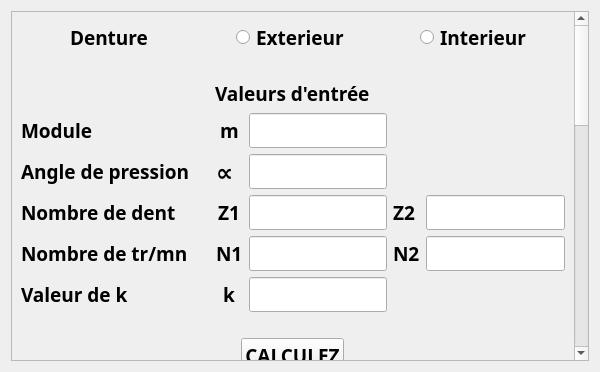
<?xml version="1.0" encoding="UTF-8"?>
<ui version="4.0">
 <class>denture_droite_ch1</class>
 <widget class="QWidget" name="denture_droite_ch1">
  <property name="geometry">
   <rect>
    <x>0</x>
    <y>0</y>
    <width>600</width>
    <height>372</height>
   </rect>
  </property>
  <property name="windowTitle">
   <string>Denture droite</string>
  </property>
  <layout class="QGridLayout" name="gridLayout_4">
   <item row="0" column="0">
    <widget class="QScrollArea" name="scrollArea">
     <property name="font">
      <font>
       <pointsize>14</pointsize>
      </font>
     </property>
     <property name="widgetResizable">
      <bool>true</bool>
     </property>
     <widget class="QWidget" name="scrollAreaWidgetContents_2">
      <property name="geometry">
       <rect>
        <x>0</x>
        <y>0</y>
        <width>573</width>
        <height>846</height>
       </rect>
      </property>
      <layout class="QGridLayout" name="gridLayout_3">
       <item row="2" column="0">
        <spacer name="horizontalSpacer_5">
         <property name="orientation">
          <enum>Qt::Horizontal</enum>
         </property>
         <property name="sizeHint" stdset="0">
          <size>
           <width>40</width>
           <height>20</height>
          </size>
         </property>
        </spacer>
       </item>
       <item row="3" column="0" alignment="Qt::AlignHCenter">
        <widget class="QPushButton" name="pushButton_2">
         <property name="font">
          <font>
           <family>Arial Black</family>
           <weight>75</weight>
           <bold>true</bold>
          </font>
         </property>
         <property name="text">
          <string>RETOUR</string>
         </property>
        </widget>
       </item>
       <item row="0" column="0">
        <layout class="QVBoxLayout" name="verticalLayout_8">
         <item>
          <layout class="QVBoxLayout" name="verticalLayout_7">
           <item>
            <layout class="QVBoxLayout" name="verticalLayout_6">
             <item>
              <layout class="QVBoxLayout" name="verticalLayout_5">
               <item>
                <layout class="QVBoxLayout" name="verticalLayout_4">
                 <item>
                  <layout class="QHBoxLayout" name="horizontalLayout">
                   <item alignment="Qt::AlignHCenter">
                    <widget class="QLabel" name="label">
                     <property name="font">
                      <font>
                       <family>Arial Black</family>
                       <pointsize>14</pointsize>
                       <weight>75</weight>
                       <bold>true</bold>
                      </font>
                     </property>
                     <property name="text">
                      <string>Denture</string>
                     </property>
                    </widget>
                   </item>
                   <item alignment="Qt::AlignHCenter">
                    <widget class="QRadioButton" name="radioButton1_ch1">
                     <property name="font">
                      <font>
                       <family>Arial Black</family>
                       <pointsize>14</pointsize>
                       <weight>75</weight>
                       <bold>true</bold>
                      </font>
                     </property>
                     <property name="text">
                      <string>Exterieur</string>
                     </property>
                    </widget>
                   </item>
                   <item alignment="Qt::AlignHCenter">
                    <widget class="QRadioButton" name="radioButton2_ch1">
                     <property name="font">
                      <font>
                       <family>Arial Black</family>
                       <pointsize>14</pointsize>
                       <weight>75</weight>
                       <bold>true</bold>
                      </font>
                     </property>
                     <property name="text">
                      <string>Interieur</string>
                     </property>
                    </widget>
                   </item>
                  </layout>
                 </item>
                 <item>
                  <spacer name="horizontalSpacer">
                   <property name="font">
                    <font>
                     <pointsize>14</pointsize>
                    </font>
                   </property>
                   <property name="orientation">
                    <enum>Qt::Horizontal</enum>
                   </property>
                   <property name="sizeHint" stdset="0">
                    <size>
                     <width>40</width>
                     <height>20</height>
                    </size>
                   </property>
                  </spacer>
                 </item>
                 <item alignment="Qt::AlignHCenter">
                  <widget class="QLabel" name="label_2">
                   <property name="font">
                    <font>
                     <family>Arial Black</family>
                     <pointsize>14</pointsize>
                     <weight>75</weight>
                     <bold>true</bold>
                    </font>
                   </property>
                   <property name="text">
                    <string>Valeurs d'entrée</string>
                   </property>
                  </widget>
                 </item>
                </layout>
               </item>
               <item>
                <layout class="QHBoxLayout" name="horizontalLayout_2">
                 <item>
                  <layout class="QVBoxLayout" name="verticalLayout_3">
                   <item>
                    <widget class="QLabel" name="label_3">
                     <property name="font">
                      <font>
                       <family>Arial Black</family>
                       <pointsize>14</pointsize>
                       <weight>75</weight>
                       <bold>true</bold>
                      </font>
                     </property>
                     <property name="text">
                      <string>Module</string>
                     </property>
                    </widget>
                   </item>
                   <item>
                    <widget class="QLabel" name="label_4">
                     <property name="font">
                      <font>
                       <family>Arial Black</family>
                       <pointsize>14</pointsize>
                       <weight>75</weight>
                       <bold>true</bold>
                      </font>
                     </property>
                     <property name="text">
                      <string>Angle de pression</string>
                     </property>
                    </widget>
                   </item>
                   <item>
                    <widget class="QLabel" name="label_5">
                     <property name="font">
                      <font>
                       <family>Arial Black</family>
                       <pointsize>14</pointsize>
                       <weight>75</weight>
                       <bold>true</bold>
                      </font>
                     </property>
                     <property name="text">
                      <string>Nombre de dent</string>
                     </property>
                    </widget>
                   </item>
                   <item>
                    <widget class="QLabel" name="label_6">
                     <property name="font">
                      <font>
                       <family>Arial Black</family>
                       <pointsize>14</pointsize>
                       <weight>75</weight>
                       <bold>true</bold>
                      </font>
                     </property>
                     <property name="text">
                      <string>Nombre de tr/mn</string>
                     </property>
                    </widget>
                   </item>
                   <item>
                    <widget class="QLabel" name="label_7">
                     <property name="font">
                      <font>
                       <family>Arial Black</family>
                       <pointsize>14</pointsize>
                       <weight>75</weight>
                       <bold>true</bold>
                      </font>
                     </property>
                     <property name="text">
                      <string>Valeur de k</string>
                     </property>
                    </widget>
                   </item>
                  </layout>
                 </item>
                 <item>
                  <spacer name="verticalSpacer">
                   <property name="font">
                    <font>
                     <pointsize>14</pointsize>
                    </font>
                   </property>
                   <property name="orientation">
                    <enum>Qt::Vertical</enum>
                   </property>
                   <property name="sizeHint" stdset="0">
                    <size>
                     <width>20</width>
                     <height>40</height>
                    </size>
                   </property>
                  </spacer>
                 </item>
                 <item>
                  <layout class="QGridLayout" name="gridLayout_2">
                   <item row="4" column="1">
                    <widget class="QLineEdit" name="lineEdit_5_k">
                     <property name="font">
                      <font>
                       <family>Arial Black</family>
                       <pointsize>14</pointsize>
                       <weight>75</weight>
                       <bold>true</bold>
                      </font>
                     </property>
                     <property name="text">
                      <string/>
                     </property>
                    </widget>
                   </item>
                   <item row="2" column="1">
                    <widget class="QLineEdit" name="lineEdit_7_Z1">
                     <property name="font">
                      <font>
                       <family>Arial Black</family>
                       <pointsize>14</pointsize>
                       <weight>75</weight>
                       <bold>true</bold>
                      </font>
                     </property>
                    </widget>
                   </item>
                   <item row="2" column="0" alignment="Qt::AlignHCenter">
                    <widget class="QLabel" name="label_30">
                     <property name="font">
                      <font>
                       <family>Arial Black</family>
                       <pointsize>14</pointsize>
                       <weight>75</weight>
                       <bold>true</bold>
                      </font>
                     </property>
                     <property name="text">
                      <string>Z1</string>
                     </property>
                    </widget>
                   </item>
                   <item row="4" column="0" alignment="Qt::AlignHCenter">
                    <widget class="QLabel" name="label_34">
                     <property name="font">
                      <font>
                       <family>Arial Black</family>
                       <pointsize>14</pointsize>
                       <weight>75</weight>
                       <bold>true</bold>
                      </font>
                     </property>
                     <property name="text">
                      <string>k</string>
                     </property>
                    </widget>
                   </item>
                   <item row="3" column="1">
                    <widget class="QLineEdit" name="lineEdit_13_N1">
                     <property name="font">
                      <font>
                       <family>Arial Black</family>
                       <pointsize>14</pointsize>
                       <weight>75</weight>
                       <bold>true</bold>
                      </font>
                     </property>
                    </widget>
                   </item>
                   <item row="3" column="0" alignment="Qt::AlignHCenter">
                    <widget class="QLabel" name="label_33">
                     <property name="font">
                      <font>
                       <family>Arial Black</family>
                       <pointsize>14</pointsize>
                       <weight>75</weight>
                       <bold>true</bold>
                      </font>
                     </property>
                     <property name="text">
                      <string>N1</string>
                     </property>
                    </widget>
                   </item>
                   <item row="0" column="0" alignment="Qt::AlignHCenter">
                    <widget class="QLabel" name="label_25">
                     <property name="font">
                      <font>
                       <family>Arial Black</family>
                       <pointsize>14</pointsize>
                       <weight>75</weight>
                       <bold>true</bold>
                      </font>
                     </property>
                     <property name="text">
                      <string>m</string>
                     </property>
                    </widget>
                   </item>
                   <item row="0" column="1">
                    <widget class="QLineEdit" name="lineEdit_12_module">
                     <property name="font">
                      <font>
                       <family>Arial Black</family>
                       <pointsize>14</pointsize>
                       <weight>75</weight>
                       <bold>true</bold>
                      </font>
                     </property>
                    </widget>
                   </item>
                   <item row="1" column="0">
                    <widget class="QLabel" name="label_27">
                     <property name="font">
                      <font>
                       <family>Arial Black</family>
                       <pointsize>18</pointsize>
                       <weight>75</weight>
                       <bold>true</bold>
                      </font>
                     </property>
                     <property name="text">
                      <string>∝</string>
                     </property>
                    </widget>
                   </item>
                   <item row="1" column="1">
                    <widget class="QLineEdit" name="lineEdit_2_alpha">
                     <property name="font">
                      <font>
                       <family>Arial Black</family>
                       <pointsize>14</pointsize>
                       <weight>75</weight>
                       <bold>true</bold>
                      </font>
                     </property>
                    </widget>
                   </item>
                   <item row="2" column="2">
                    <widget class="QLabel" name="label_46">
                     <property name="font">
                      <font>
                       <family>Arial Black</family>
                       <pointsize>14</pointsize>
                       <weight>75</weight>
                       <bold>true</bold>
                      </font>
                     </property>
                     <property name="text">
                      <string>Z2</string>
                     </property>
                    </widget>
                   </item>
                   <item row="3" column="3">
                    <widget class="QLineEdit" name="lineEdit_23_N2">
                     <property name="font">
                      <font>
                       <family>Arial Black</family>
                       <pointsize>14</pointsize>
                       <weight>75</weight>
                       <bold>true</bold>
                      </font>
                     </property>
                    </widget>
                   </item>
                   <item row="2" column="3">
                    <widget class="QLineEdit" name="lineEdit_22_Z2">
                     <property name="font">
                      <font>
                       <family>Arial Black</family>
                       <pointsize>14</pointsize>
                       <weight>75</weight>
                       <bold>true</bold>
                      </font>
                     </property>
                    </widget>
                   </item>
                   <item row="3" column="2">
                    <widget class="QLabel" name="label_47">
                     <property name="font">
                      <font>
                       <family>Arial Black</family>
                       <pointsize>14</pointsize>
                       <weight>75</weight>
                       <bold>true</bold>
                      </font>
                     </property>
                     <property name="text">
                      <string>N2</string>
                     </property>
                    </widget>
                   </item>
                  </layout>
                 </item>
                </layout>
               </item>
              </layout>
             </item>
             <item>
              <spacer name="horizontalSpacer_2">
               <property name="font">
                <font>
                 <pointsize>14</pointsize>
                </font>
               </property>
               <property name="orientation">
                <enum>Qt::Horizontal</enum>
               </property>
               <property name="sizeHint" stdset="0">
                <size>
                 <width>40</width>
                 <height>20</height>
                </size>
               </property>
              </spacer>
             </item>
             <item alignment="Qt::AlignHCenter">
              <widget class="QPushButton" name="pushButton">
               <property name="maximumSize">
                <size>
                 <width>180</width>
                 <height>180</height>
                </size>
               </property>
               <property name="font">
                <font>
                 <family>Arial Black</family>
                 <pointsize>14</pointsize>
                 <weight>75</weight>
                 <bold>true</bold>
                </font>
               </property>
               <property name="text">
                <string>CALCULEZ</string>
               </property>
              </widget>
             </item>
            </layout>
           </item>
           <item>
            <spacer name="horizontalSpacer_3">
             <property name="font">
              <font>
               <pointsize>14</pointsize>
              </font>
             </property>
             <property name="orientation">
              <enum>Qt::Horizontal</enum>
             </property>
             <property name="sizeHint" stdset="0">
              <size>
               <width>40</width>
               <height>20</height>
              </size>
             </property>
            </spacer>
           </item>
           <item alignment="Qt::AlignHCenter">
            <widget class="QLabel" name="label_45">
             <property name="font">
              <font>
               <family>Arial Black</family>
               <pointsize>14</pointsize>
               <weight>75</weight>
               <bold>true</bold>
              </font>
             </property>
             <property name="text">
              <string>Valeurs de sortie</string>
             </property>
            </widget>
           </item>
          </layout>
         </item>
         <item>
          <layout class="QHBoxLayout" name="horizontalLayout_3">
           <item>
            <layout class="QVBoxLayout" name="verticalLayout_2">
             <item>
              <widget class="QLabel" name="label_16">
               <property name="font">
                <font>
                 <family>Arial Black</family>
                 <pointsize>14</pointsize>
                 <weight>75</weight>
                 <bold>true</bold>
                </font>
               </property>
               <property name="text">
                <string>Rapport d'engrenage</string>
               </property>
              </widget>
             </item>
             <item>
              <widget class="QLabel" name="label_17">
               <property name="font">
                <font>
                 <family>Arial Black</family>
                 <pointsize>14</pointsize>
                 <weight>75</weight>
                 <bold>true</bold>
                </font>
               </property>
               <property name="text">
                <string>Rapport de transmission</string>
               </property>
              </widget>
             </item>
             <item>
              <widget class="QLabel" name="label_8">
               <property name="font">
                <font>
                 <family>Arial Black</family>
                 <pointsize>14</pointsize>
                 <weight>75</weight>
                 <bold>true</bold>
                </font>
               </property>
               <property name="text">
                <string>Pas au primitif</string>
               </property>
              </widget>
             </item>
             <item>
              <widget class="QLabel" name="label_9">
               <property name="font">
                <font>
                 <family>Arial Black</family>
                 <pointsize>14</pointsize>
                 <weight>75</weight>
                 <bold>true</bold>
                </font>
               </property>
               <property name="text">
                <string>Pas de base</string>
               </property>
              </widget>
             </item>
             <item>
              <widget class="QLabel" name="label_10">
               <property name="font">
                <font>
                 <family>Arial Black</family>
                 <pointsize>14</pointsize>
                 <weight>75</weight>
                 <bold>true</bold>
                </font>
               </property>
               <property name="text">
                <string>Diamètre primitif</string>
               </property>
              </widget>
             </item>
             <item>
              <widget class="QLabel" name="label_11">
               <property name="font">
                <font>
                 <family>Arial Black</family>
                 <pointsize>14</pointsize>
                 <weight>75</weight>
                 <bold>true</bold>
                </font>
               </property>
               <property name="text">
                <string>Entraxe entre les deux roues</string>
               </property>
              </widget>
             </item>
             <item>
              <widget class="QLabel" name="label_12">
               <property name="font">
                <font>
                 <family>Arial Black</family>
                 <pointsize>14</pointsize>
                 <weight>75</weight>
                 <bold>true</bold>
                </font>
               </property>
               <property name="text">
                <string>Diamètre de tête</string>
               </property>
              </widget>
             </item>
             <item>
              <widget class="QLabel" name="label_14">
               <property name="font">
                <font>
                 <family>Arial Black</family>
                 <pointsize>14</pointsize>
                 <weight>75</weight>
                 <bold>true</bold>
                </font>
               </property>
               <property name="text">
                <string>Diamètre de pied</string>
               </property>
              </widget>
             </item>
             <item>
              <widget class="QLabel" name="label_13">
               <property name="font">
                <font>
                 <family>Arial Black</family>
                 <pointsize>14</pointsize>
                 <weight>75</weight>
                 <bold>true</bold>
                </font>
               </property>
               <property name="text">
                <string>Diamètre de base</string>
               </property>
              </widget>
             </item>
             <item>
              <widget class="QLabel" name="label_15">
               <property name="font">
                <font>
                 <family>Arial Black</family>
                 <pointsize>14</pointsize>
                 <weight>75</weight>
                 <bold>true</bold>
                </font>
               </property>
               <property name="text">
                <string>Saillie</string>
               </property>
              </widget>
             </item>
             <item>
              <widget class="QLabel" name="label_18">
               <property name="font">
                <font>
                 <family>Arial Black</family>
                 <pointsize>14</pointsize>
                 <weight>75</weight>
                 <bold>true</bold>
                </font>
               </property>
               <property name="text">
                <string>Creux</string>
               </property>
              </widget>
             </item>
             <item>
              <widget class="QLabel" name="label_19">
               <property name="font">
                <font>
                 <family>Arial Black</family>
                 <pointsize>14</pointsize>
                 <weight>75</weight>
                 <bold>true</bold>
                </font>
               </property>
               <property name="text">
                <string>Hauteur de la dent</string>
               </property>
              </widget>
             </item>
             <item>
              <widget class="QLabel" name="label_20">
               <property name="font">
                <font>
                 <family>Arial Black</family>
                 <pointsize>14</pointsize>
                 <weight>75</weight>
                 <bold>true</bold>
                </font>
               </property>
               <property name="text">
                <string>Epaisseur de la dent</string>
               </property>
              </widget>
             </item>
             <item>
              <widget class="QLabel" name="label_21">
               <property name="font">
                <font>
                 <family>Arial Black</family>
                 <pointsize>14</pointsize>
                 <weight>75</weight>
                 <bold>true</bold>
                </font>
               </property>
               <property name="text">
                <string>Intervalle</string>
               </property>
              </widget>
             </item>
             <item>
              <widget class="QLabel" name="label_23">
               <property name="font">
                <font>
                 <family>Arial Black</family>
                 <pointsize>14</pointsize>
                 <weight>75</weight>
                 <bold>true</bold>
                </font>
               </property>
               <property name="text">
                <string>Largeur de la dent</string>
               </property>
              </widget>
             </item>
            </layout>
           </item>
           <item>
            <spacer name="horizontalSpacer_4">
             <property name="font">
              <font>
               <pointsize>14</pointsize>
              </font>
             </property>
             <property name="orientation">
              <enum>Qt::Horizontal</enum>
             </property>
             <property name="sizeType">
              <enum>QSizePolicy::Minimum</enum>
             </property>
             <property name="sizeHint" stdset="0">
              <size>
               <width>40</width>
               <height>20</height>
              </size>
             </property>
            </spacer>
           </item>
           <item>
            <layout class="QGridLayout" name="gridLayout">
             <item row="2" column="2">
              <widget class="QLabel" name="label_48">
               <property name="font">
                <font>
                 <family>Arial Black</family>
                 <pointsize>14</pointsize>
                 <weight>75</weight>
                 <bold>true</bold>
                </font>
               </property>
               <property name="text">
                <string>P2</string>
               </property>
              </widget>
             </item>
             <item row="2" column="3">
              <widget class="QLineEdit" name="lineEdit_24_p2">
               <property name="font">
                <font>
                 <family>Arial Black</family>
                 <pointsize>14</pointsize>
                 <weight>75</weight>
                 <bold>true</bold>
                </font>
               </property>
              </widget>
             </item>
             <item row="14" column="1">
              <widget class="QLineEdit" name="lineEdit_20_b">
               <property name="font">
                <font>
                 <family>Arial Black</family>
                 <pointsize>14</pointsize>
                 <weight>75</weight>
                 <bold>true</bold>
                </font>
               </property>
              </widget>
             </item>
             <item row="13" column="0">
              <widget class="QLabel" name="label_28">
               <property name="font">
                <font>
                 <family>Arial Black</family>
                 <pointsize>14</pointsize>
                 <weight>75</weight>
                 <bold>true</bold>
                </font>
               </property>
               <property name="text">
                <string>e</string>
               </property>
              </widget>
             </item>
             <item row="8" column="1">
              <widget class="QLineEdit" name="lineEdit_9_db1">
               <property name="font">
                <font>
                 <family>Arial Black</family>
                 <pointsize>14</pointsize>
                 <weight>75</weight>
                 <bold>true</bold>
                </font>
               </property>
              </widget>
             </item>
             <item row="3" column="0">
              <widget class="QLabel" name="label_29">
               <property name="font">
                <font>
                 <family>Arial Black</family>
                 <pointsize>14</pointsize>
                 <weight>75</weight>
                 <bold>true</bold>
                </font>
               </property>
               <property name="text">
                <string>Pb</string>
               </property>
              </widget>
             </item>
             <item row="1" column="0">
              <widget class="QLabel" name="label_31">
               <property name="font">
                <font>
                 <family>Arial Black</family>
                 <pointsize>14</pointsize>
                 <weight>75</weight>
                 <bold>true</bold>
                </font>
               </property>
               <property name="text">
                <string>i</string>
               </property>
              </widget>
             </item>
             <item row="0" column="0">
              <widget class="QLabel" name="label_32">
               <property name="font">
                <font>
                 <family>Arial Black</family>
                 <pointsize>14</pointsize>
                 <weight>75</weight>
                 <bold>true</bold>
                </font>
               </property>
               <property name="text">
                <string>U</string>
               </property>
              </widget>
             </item>
             <item row="2" column="0">
              <widget class="QLabel" name="label_35">
               <property name="font">
                <font>
                 <family>Arial Black</family>
                 <pointsize>14</pointsize>
                 <weight>75</weight>
                 <bold>true</bold>
                </font>
               </property>
               <property name="text">
                <string>P1</string>
               </property>
              </widget>
             </item>
             <item row="12" column="0">
              <widget class="QLabel" name="label_36">
               <property name="font">
                <font>
                 <family>Arial Black</family>
                 <pointsize>14</pointsize>
                 <weight>75</weight>
                 <bold>true</bold>
                </font>
               </property>
               <property name="text">
                <string>S1</string>
               </property>
              </widget>
             </item>
             <item row="6" column="0">
              <widget class="QLabel" name="label_37">
               <property name="font">
                <font>
                 <family>Arial Black</family>
                 <pointsize>14</pointsize>
                 <weight>75</weight>
                 <bold>true</bold>
                </font>
               </property>
               <property name="text">
                <string>da1</string>
               </property>
              </widget>
             </item>
             <item row="7" column="0">
              <widget class="QLabel" name="label_39">
               <property name="font">
                <font>
                 <family>Arial Black</family>
                 <pointsize>14</pointsize>
                 <weight>75</weight>
                 <bold>true</bold>
                </font>
               </property>
               <property name="text">
                <string>df1</string>
               </property>
              </widget>
             </item>
             <item row="13" column="1">
              <widget class="QLineEdit" name="lineEdit_17_e">
               <property name="font">
                <font>
                 <family>Arial Black</family>
                 <pointsize>14</pointsize>
                 <weight>75</weight>
                 <bold>true</bold>
                </font>
               </property>
              </widget>
             </item>
             <item row="10" column="1">
              <widget class="QLineEdit" name="lineEdit_15_hf">
               <property name="font">
                <font>
                 <family>Arial Black</family>
                 <pointsize>14</pointsize>
                 <weight>75</weight>
                 <bold>true</bold>
                </font>
               </property>
              </widget>
             </item>
             <item row="4" column="0">
              <widget class="QLabel" name="label_38">
               <property name="font">
                <font>
                 <family>Arial Black</family>
                 <pointsize>14</pointsize>
                 <weight>75</weight>
                 <bold>true</bold>
                </font>
               </property>
               <property name="text">
                <string>d1</string>
               </property>
              </widget>
             </item>
             <item row="5" column="0">
              <widget class="QLabel" name="label_42">
               <property name="font">
                <font>
                 <family>Arial Black</family>
                 <pointsize>14</pointsize>
                 <weight>75</weight>
                 <bold>true</bold>
                </font>
               </property>
               <property name="text">
                <string>a</string>
               </property>
              </widget>
             </item>
             <item row="10" column="0">
              <widget class="QLabel" name="label_40">
               <property name="font">
                <font>
                 <family>Arial Black</family>
                 <pointsize>14</pointsize>
                 <weight>75</weight>
                 <bold>true</bold>
                </font>
               </property>
               <property name="text">
                <string>hf</string>
               </property>
              </widget>
             </item>
             <item row="11" column="0">
              <widget class="QLabel" name="label_41">
               <property name="font">
                <font>
                 <family>Arial Black</family>
                 <pointsize>14</pointsize>
                 <weight>75</weight>
                 <bold>true</bold>
                </font>
               </property>
               <property name="text">
                <string>h</string>
               </property>
              </widget>
             </item>
             <item row="9" column="0">
              <widget class="QLabel" name="label_44">
               <property name="font">
                <font>
                 <family>Arial Black</family>
                 <pointsize>14</pointsize>
                 <weight>75</weight>
                 <bold>true</bold>
                </font>
               </property>
               <property name="text">
                <string>ha</string>
               </property>
              </widget>
             </item>
             <item row="12" column="1">
              <widget class="QLineEdit" name="lineEdit_18_S1">
               <property name="font">
                <font>
                 <family>Arial Black</family>
                 <pointsize>14</pointsize>
                 <weight>75</weight>
                 <bold>true</bold>
                </font>
               </property>
              </widget>
             </item>
             <item row="8" column="0">
              <widget class="QLabel" name="label_43">
               <property name="font">
                <font>
                 <family>Arial Black</family>
                 <pointsize>14</pointsize>
                 <weight>75</weight>
                 <bold>true</bold>
                </font>
               </property>
               <property name="text">
                <string>db1</string>
               </property>
              </widget>
             </item>
             <item row="9" column="1">
              <widget class="QLineEdit" name="lineEdit_19_ha">
               <property name="font">
                <font>
                 <family>Arial Black</family>
                 <pointsize>14</pointsize>
                 <weight>75</weight>
                 <bold>true</bold>
                </font>
               </property>
              </widget>
             </item>
             <item row="11" column="1">
              <widget class="QLineEdit" name="lineEdit_16_h">
               <property name="font">
                <font>
                 <family>Arial Black</family>
                 <pointsize>14</pointsize>
                 <weight>75</weight>
                 <bold>true</bold>
                </font>
               </property>
              </widget>
             </item>
             <item row="5" column="1">
              <widget class="QLineEdit" name="lineEdit_a">
               <property name="font">
                <font>
                 <family>Arial Black</family>
                 <pointsize>14</pointsize>
                 <weight>75</weight>
                 <bold>true</bold>
                </font>
               </property>
              </widget>
             </item>
             <item row="14" column="0">
              <widget class="QLabel" name="label_24">
               <property name="font">
                <font>
                 <family>Arial Black</family>
                 <pointsize>14</pointsize>
                 <weight>75</weight>
                 <bold>true</bold>
                </font>
               </property>
               <property name="text">
                <string>b</string>
               </property>
              </widget>
             </item>
             <item row="7" column="1">
              <widget class="QLineEdit" name="lineEdit_10_df1">
               <property name="font">
                <font>
                 <family>Arial Black</family>
                 <pointsize>14</pointsize>
                 <weight>75</weight>
                 <bold>true</bold>
                </font>
               </property>
              </widget>
             </item>
             <item row="1" column="1">
              <widget class="QLineEdit" name="lineEdit_4_i">
               <property name="font">
                <font>
                 <family>Arial Black</family>
                 <pointsize>14</pointsize>
                 <weight>75</weight>
                 <bold>true</bold>
                </font>
               </property>
              </widget>
             </item>
             <item row="3" column="1">
              <widget class="QLineEdit" name="lineEdit_8_Pb">
               <property name="font">
                <font>
                 <family>Arial Black</family>
                 <pointsize>14</pointsize>
                 <weight>75</weight>
                 <bold>true</bold>
                </font>
               </property>
              </widget>
             </item>
             <item row="0" column="1">
              <widget class="QLineEdit" name="lineEdit_14_U">
               <property name="font">
                <font>
                 <family>Arial Black</family>
                 <pointsize>14</pointsize>
                 <weight>75</weight>
                 <bold>true</bold>
                </font>
               </property>
              </widget>
             </item>
             <item row="4" column="1">
              <widget class="QLineEdit" name="lineEdit_3_d1">
               <property name="font">
                <font>
                 <family>Arial Black</family>
                 <pointsize>14</pointsize>
                 <weight>75</weight>
                 <bold>true</bold>
                </font>
               </property>
              </widget>
             </item>
             <item row="2" column="1">
              <widget class="QLineEdit" name="lineEdit_6_p1">
               <property name="font">
                <font>
                 <family>Arial Black</family>
                 <pointsize>14</pointsize>
                 <weight>75</weight>
                 <bold>true</bold>
                </font>
               </property>
              </widget>
             </item>
             <item row="6" column="1">
              <widget class="QLineEdit" name="lineEdit_11_da1">
               <property name="font">
                <font>
                 <family>Arial Black</family>
                 <pointsize>14</pointsize>
                 <weight>75</weight>
                 <bold>true</bold>
                </font>
               </property>
              </widget>
             </item>
             <item row="4" column="2">
              <widget class="QLabel" name="label_49">
               <property name="font">
                <font>
                 <family>Arial Black</family>
                 <pointsize>14</pointsize>
                 <weight>75</weight>
                 <bold>true</bold>
                </font>
               </property>
               <property name="text">
                <string>d2</string>
               </property>
              </widget>
             </item>
             <item row="4" column="3">
              <widget class="QLineEdit" name="lineEdit_25_d2">
               <property name="font">
                <font>
                 <family>Arial Black</family>
                 <pointsize>14</pointsize>
                 <weight>75</weight>
                 <bold>true</bold>
                </font>
               </property>
              </widget>
             </item>
             <item row="6" column="3">
              <widget class="QLineEdit" name="lineEdit_26_da2">
               <property name="font">
                <font>
                 <family>Arial Black</family>
                 <pointsize>14</pointsize>
                 <weight>75</weight>
                 <bold>true</bold>
                </font>
               </property>
              </widget>
             </item>
             <item row="7" column="3">
              <widget class="QLineEdit" name="lineEdit_27_df2">
               <property name="font">
                <font>
                 <family>Arial Black</family>
                 <pointsize>14</pointsize>
                 <weight>75</weight>
                 <bold>true</bold>
                </font>
               </property>
              </widget>
             </item>
             <item row="8" column="3">
              <widget class="QLineEdit" name="lineEdit_28_db2">
               <property name="font">
                <font>
                 <family>Arial Black</family>
                 <pointsize>14</pointsize>
                 <weight>75</weight>
                 <bold>true</bold>
                </font>
               </property>
              </widget>
             </item>
             <item row="6" column="2">
              <widget class="QLabel" name="label_51">
               <property name="font">
                <font>
                 <family>Arial Black</family>
                 <pointsize>14</pointsize>
                 <weight>75</weight>
                 <bold>true</bold>
                </font>
               </property>
               <property name="text">
                <string>da2</string>
               </property>
              </widget>
             </item>
             <item row="12" column="3">
              <widget class="QLineEdit" name="lineEdit_29_S2">
               <property name="font">
                <font>
                 <family>Arial Black</family>
                 <pointsize>14</pointsize>
                 <weight>75</weight>
                 <bold>true</bold>
                </font>
               </property>
              </widget>
             </item>
             <item row="7" column="2">
              <widget class="QLabel" name="label_52">
               <property name="font">
                <font>
                 <family>Arial Black</family>
                 <pointsize>14</pointsize>
                 <weight>75</weight>
                 <bold>true</bold>
                </font>
               </property>
               <property name="text">
                <string>df2</string>
               </property>
              </widget>
             </item>
             <item row="12" column="2">
              <widget class="QLabel" name="label_54">
               <property name="font">
                <font>
                 <family>Arial Black</family>
                 <pointsize>14</pointsize>
                 <weight>75</weight>
                 <bold>true</bold>
                </font>
               </property>
               <property name="text">
                <string>s2</string>
               </property>
              </widget>
             </item>
             <item row="8" column="2">
              <widget class="QLabel" name="label_53">
               <property name="font">
                <font>
                 <family>Arial Black</family>
                 <pointsize>14</pointsize>
                 <weight>75</weight>
                 <bold>true</bold>
                </font>
               </property>
               <property name="text">
                <string>db2</string>
               </property>
              </widget>
             </item>
            </layout>
           </item>
          </layout>
         </item>
        </layout>
       </item>
       <item row="1" column="0">
        <spacer name="horizontalSpacer_6">
         <property name="orientation">
          <enum>Qt::Horizontal</enum>
         </property>
         <property name="sizeHint" stdset="0">
          <size>
           <width>40</width>
           <height>20</height>
          </size>
         </property>
        </spacer>
       </item>
      </layout>
     </widget>
    </widget>
   </item>
  </layout>
 </widget>
 <resources/>
 <connections/>
</ui>
